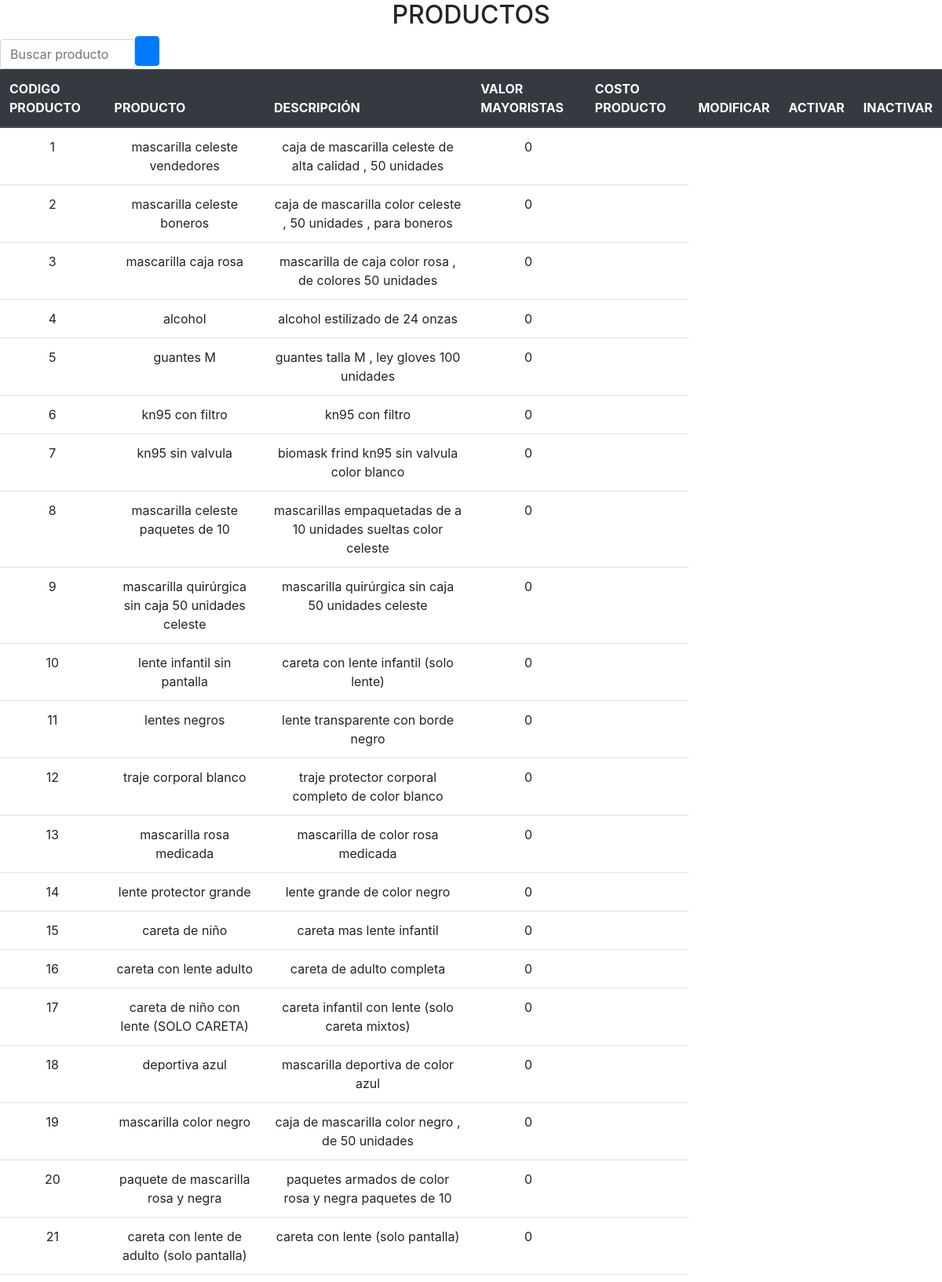
The page /form/form_buscar_pro.php (upper part) on the database its author committed.
### tables this page shows
CREATE TABLE `producto` (
  `id_producto` int(2) NOT NULL,
  `nom_produc` longtext NOT NULL,
  `des_produc` varchar(100) NOT NULL,
  `valor_produc` double DEFAULT NULL,
  `costo_produc` double DEFAULT NULL,
  `valor_mayorista` double NOT NULL,
  `can_min_bod` int(10) NOT NULL,
  `id_estado` int(2) NOT NULL
);

### config/querys.php (called while the page is built, shortened)
 <?php
  function agregar_producto($id,$producto,$descripcion,$can_min_bod,$estado)
  {
      $sql = "insert into producto(id_producto,nom_produc, des_produc,can_min_bod,id_estado)
    values ($id,'$producto','".$descripcion."',$can_min_bod,$estado)";
      return $sql;
  }function buscar_producto($producto){
      $sql = "select * from producto
      where nom_produc like '%" . $producto . "%' ;";
      return $sql;
  } function obtener_regis_pro($id_bodega){
  $sql="select b.id_producto,a.nom_produc,b.id_bodega,b.can_calle,b.costo_produc,b.valor_produc,b.can_egresa,b.can_devo,a.valor_mayorista,b.can_dispo,b.fecha_ingreso
             from bodega b
             join producto a
             on a.id_producto=b.id_producto
           where b.id_bodega= '" . $id_bodega . "' ;";
             return $sql;
             }function buscar_idproducto($id_produc){
      $sql = "select * from producto
      where id_producto='".$id_produc ."' ;";
      return $sql;
  } function modificar_producto($id,$producto,$descripcion,$can_min_bod)
  {
      $sql = "update producto set nom_produc='".$producto."',des_produc='".$descripcion."',can_min_bod='" . $can_min_bod . "'
      where id_producto='".$id."';";
      return $sql;
  }function agregar_vendedor($id,$nombres,$apellidos,$telefono,$direccion,$correo,$roll){
      $sql = "insert into vendedor (id_vendedor,nom_vendedor, apelli_vendedor,tel_vendedor,dire_vendedor,correo_vendedor,user_roll)
    values ('" . $id . "','" . $nombres . "','" . $apellidos . "','" . $telefono . "','" . $direccion . "','" . $correo . "','".$roll."');";
      return $sql;
  } function obtener_roll(){
      $sql = "select * from  roll_user;";
      return $sql;
  } function obtener_vendedor(){
    $sql="select  *  from  vendedor;";
       return $sql;
  }function obtener_venta(){
      $sql="select  *  from  no_ventas;";
      return $sql;
  }function agregar_no_venta($id, $transporte,$fecha,$pagadopendiente,$fecha_pendiente){
      $sql="insert into   no_ventas (id_venta,transporte,fecha_venta,fecha_pago,pagado_pendiente)
       values ('" . $id . "','" . $transporte . "','" . $fecha. "','" . $fecha_pendiente . "','".$pagadopendiente."');";
      return $sql;
  }function obtener_ventas()
  {
      $sql = "select * from no_ventas;";
      return $sql;
  }function activar_inv ($id) {
      $sql= "UPDATE bodega SET  id_estado = 1 WHERE id_bodega= '".$id."';";
      return $sql;
  }
?>

### form/form_buscar_pro.php (the view, shortened to what this page needs)
<?php
include_once  '../Config/querys.php';
$producto=$_POST['txt_producto'];
$id_cone= conexion();
$Mostrar= buscar_producto($producto);
$sql= mysqli_query($id_cone,$Mostrar);
?>
<!DOCTYPE html>
<html lang="es">
<head>
    <link rel="stylesheet" href="../css/estilosmaq.css" >
    <link rel="stylesheet" href="../css/bootstrap-4.4.1-dist/css/bootstrap.min.css">
</head>
<body>
<header>
    <div class="consinventario">
        <h2 ><center>PRODUCTOS</center></h2>
    </div>
</header>
<div class="demo">
    <form method="POST" class="form-search" action="form_buscar_pro.php" >
        <div class="input-group">
            <div>
                <input name="txt_producto" class="form-control form-text" maxlength="60" placeholder="Buscar producto" size="10" type="text" />
            </div>
            <div>
                <button type="submit" class="btn btn-primary"><i class="fa fa-search fa-lg"> &nbsp; </i></button>
            </div>
        </div>
    </form>
</div>
<div class="table-responsive  table-hover" >
    <table class="table">
        <thead   <thead class="thead-dark">
        <tr>
            <th> CODIGO PRODUCTO </th>
            <th> PRODUCTO</th>
            <th> DESCRIPCIÓN </th>
            <th> VALOR MAYORISTAS</th>
            <th> COSTO PRODUCTO </th>
            <th>MODIFICAR</th>
            <th>ACTIVAR</th>
            <th>INACTIVAR</th>
        </tr>
        </thead>
        <tbody>
        <?php
        while($fila = Mysqli_fetch_array($sql)){
            ?>
            <tr>
                <td> <center> <?php echo $fila ["id_producto"]?> </center> </td>
                <td> <center> <?php echo $fila['nom_produc'] ?>  </center> </td>
                <td> <center> <?php echo $fila ['des_produc']?> </center> </td>
                <td> <center> <?php echo $fila ['valor_mayorista']?> </center> </td>
                <td> <center> <?php echo $fila['costo_produc'] ?>  </center> </td>
            </tr>
            <?php
        }
        ?>
        </tbody>
</div>
</body>
</body>
</html>

### css/estilosmaq.css (style rules this page uses)
body { background-repeat: no-repeat; background-image: url(../imagenes/logo.png); background-position: 50% -30%; overflow-x: hidden; }

### rows shown on the page
producto: id_producto "1", nom_produc "mascarilla celeste vendedores", des_produc "caja de mascarilla celeste de alta calidad , 50 unidades", valor_mayorista "0"
producto: id_producto "2", nom_produc "mascarilla celeste boneros", des_produc "caja de mascarilla color celeste , 50 unidades , para boneros", valor_mayorista "0"
producto: id_producto "3", nom_produc "mascarilla caja rosa", des_produc "mascarilla de caja color rosa , de colores 50 unidades", valor_mayorista "0"
producto: id_producto "4", nom_produc "alcohol", des_produc "alcohol estilizado de 24 onzas", valor_mayorista "0"
producto: id_producto "5", nom_produc "guantes M", des_produc "guantes talla M , ley gloves 100 unidades", valor_mayorista "0"
producto: id_producto "6", nom_produc "kn95 con filtro", des_produc "kn95 con filtro", valor_mayorista "0"
producto: id_producto "7", nom_produc "kn95 sin valvula", des_produc "biomask frind kn95 sin valvula color blanco", valor_mayorista "0"
producto: id_producto "8", nom_produc "mascarilla celeste paquetes de 10", des_produc "mascarillas empaquetadas de a 10 unidades sueltas color celeste", valor_mayorista "0"
producto: id_producto "9", nom_produc "mascarilla quirúrgica sin caja 50 unidades celeste", des_produc "mascarilla quirúrgica sin caja 50 unidades celeste", valor_mayorista "0"
producto: id_producto "10", nom_produc "lente infantil sin pantalla", des_produc "careta con lente infantil (solo lente)", valor_mayorista "0"
producto: id_producto "11", nom_produc "lentes negros", des_produc "lente transparente con borde negro", valor_mayorista "0"
producto: id_producto "12", nom_produc "traje corporal blanco", des_produc "traje protector corporal completo de color blanco", valor_mayorista "0"
producto: id_producto "13", nom_produc "mascarilla rosa medicada", des_produc "mascarilla de color rosa medicada", valor_mayorista "0"
producto: id_producto "14", nom_produc "lente protector grande", des_produc "lente grande de color negro", valor_mayorista "0"
producto: id_producto "15", nom_produc "careta de niño", des_produc "careta mas lente infantil", valor_mayorista "0"
producto: id_producto "16", nom_produc "careta con lente adulto", des_produc "careta de adulto completa", valor_mayorista "0"
producto: id_producto "17", nom_produc "careta de niño con lente (SOLO CARETA)", des_produc "careta infantil con lente (solo careta mixtos)", valor_mayorista "0"
producto: id_producto "18", nom_produc "deportiva azul", des_produc "mascarilla deportiva de color azul", valor_mayorista "0"
producto: id_producto "19", nom_produc "mascarilla color negro", des_produc "caja de mascarilla color negro , de 50 unidades", valor_mayorista "0"
producto: id_producto "20", nom_produc "paquete de mascarilla rosa y negra", des_produc "paquetes armados de color rosa y negra paquetes de 10", valor_mayorista "0"
producto: id_producto "21", nom_produc "careta con lente de adulto (solo pantalla)", des_produc "careta con lente (solo pantalla)", valor_mayorista "0"
